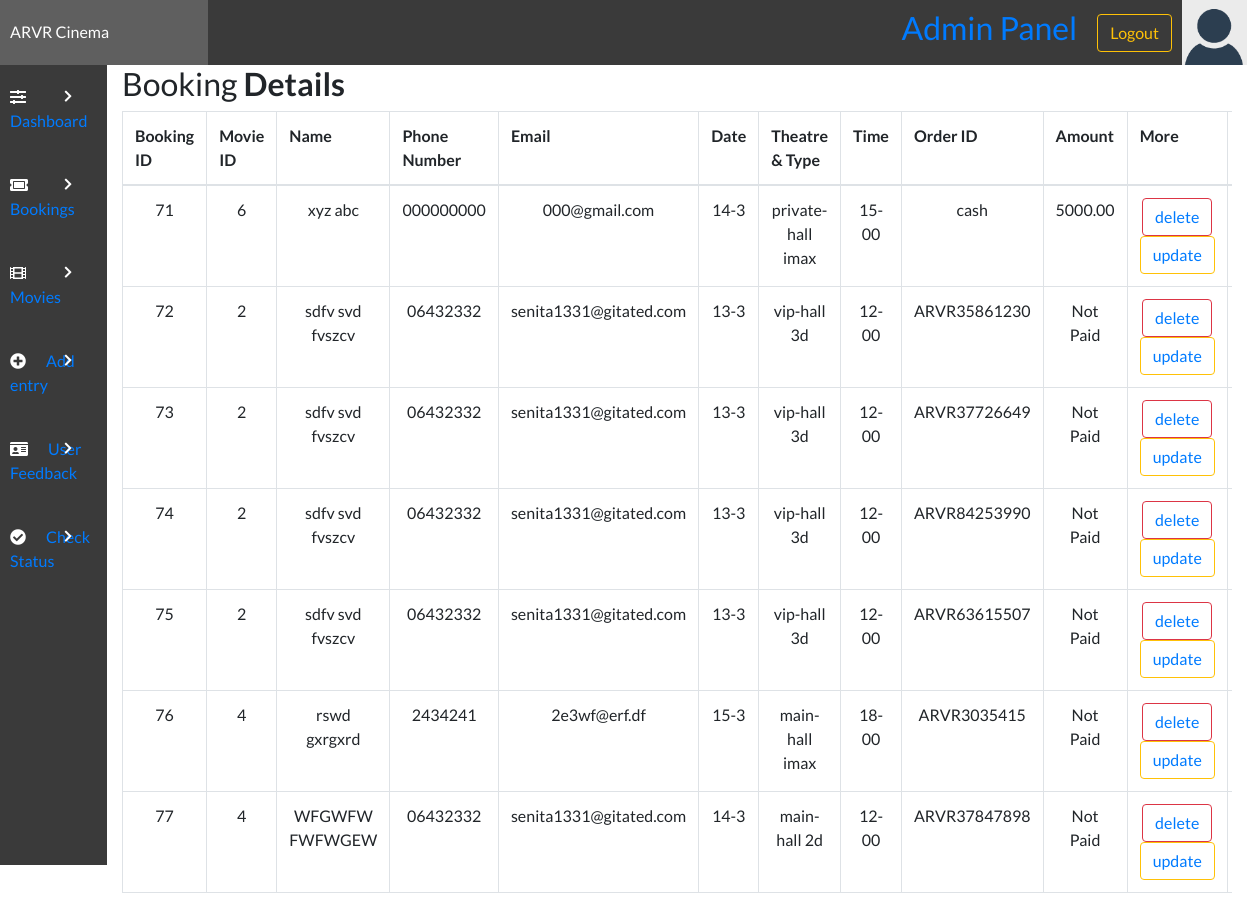
/admin/view.php (signed in), run on the app's committed database.
### tables this page shows
CREATE TABLE `bookingtable` (
  `bookingID` int(11) NOT NULL,
  `movieID` int(11) DEFAULT NULL,
  `bookingTheatre` varchar(100) NOT NULL,
  `bookingType` varchar(100) DEFAULT NULL,
  `bookingDate` varchar(50) NOT NULL,
  `bookingTime` varchar(50) NOT NULL,
  `bookingFName` varchar(100) NOT NULL,
  `bookingLName` varchar(100) DEFAULT NULL,
  `bookingPNumber` varchar(12) NOT NULL,
  `bookingEmail` varchar(255) NOT NULL,
  `amount` varchar(255) NOT NULL,
  `ORDERID` varchar(255) NOT NULL,
  `DATE-TIME` datetime NOT NULL DEFAULT current_timestamp()
);

### admin/view.php (the view, shortened to what this page needs)
<?php
include "config.php";
?>
<!DOCTYPE html>
<html lang="en">
<head>
    <link rel="stylesheet" href="../style/styles.css">
    <link rel="stylesheet" href="https://use.fontawesome.com/releases/v5.7.2/css/all.css">
    <link rel="stylesheet" href="https://cdnjs.cloudflare.com/ajax/libs/twitter-bootstrap/4.5.2/css/bootstrap.css">
    <link rel="stylesheet" href="https://cdn.datatables.net/1.10.22/css/dataTables.bootstrap4.min.css">
    <link rel="stylesheet" href="https://maxcdn.bootstrapcdn.com/bootstrap/4.0.0/css/bootstrap.min.css">
</head>
<body>
    <?php include('header.php'); ?>
    <div class="admin-container">
        <?php include('sidebar.php'); ?>
        <div class="container-lg">
            <div class="table-responsive">
                <div class="table-wrapper">
                    <div class="table-title">
                        <div class="row">
                            <div class="col-sm-8">
                                <h2>Booking <b>Details</b></h2>
                            </div>
                        </div>
                    </div>
                    <table class="table table-bordered" id="dataTable" width="100%" cellspacing="0">
                        <tr>
                            <th>Booking ID</th>
                            <th>Movie ID</th>
                            <th>Name</th>
                            <th>Phone Number</th>
                            <th>Email</th>
                            <th>Date</th>
                            <th>Theatre & Type</th>
                            <th>Time</th>
                            <th>Order ID</th>
                            <th>Amount</th>
                            <th>More</th>
                        </tr>
                        <tbody>
                            <?php
                            $con = mysqli_connect($host, $user, $password, $dbname);
                            $select = "SELECT * FROM `bookingtable`";
                            $run = mysqli_query($con, $select);
                            while ($row = mysqli_fetch_array($run)) {
                                $bookingid = $row['bookingID'];
                                $movieID = $row['movieID'];
                                $bookingFName = $row['bookingFName'];
                                $bookingLName = $row['bookingLName'];
                                $mobile = $row['bookingPNumber'];
                                $email = $row['bookingEmail'];
                                $date = $row['bookingDate'];
                                $theatre = $row['bookingTheatre'];
                                $type = $row['bookingType'];
                                $time = $row['bookingTime'];
                                $ORDERID = $row['ORDERID'];
                                $amount = $row['amount'];
                            ?>
                                <tr align="center">
                                <td><?php echo $bookingid; ?></td>
                                    <td><?php echo $movieID; ?></td>
                                    <td><?php echo $bookingFName . ' ' . $bookingLName; ?></td>
                                    <td><?php echo $mobile; ?></td>
                                    <td><?php echo $email; ?></td>
                                    <td><?php echo $date; ?></td>
                                    <td><?php echo $theatre . ' ' . $type; ?></td>
                                    <td><?php echo $time; ?></td>
                                    <td><?php echo $ORDERID; ?></td>
                                    <td><?php echo $amount; ?></td>
                                    <td><button type="submit" type="button" class="btn btn-outline-danger"><?php echo  "<a href='deleteBooking.php?id=" . $row['bookingID'] . "' >delete</a>"; ?></button><button name="update"  type="submit" onclick="" type="button" class="btn btn-outline-warning"><?php echo  "<a href='editBooking.php?id=" . $row['bookingID'] . "'>update</a>"; ?></button></td>
                                    <td></td>
                                </tr>
                            <?php }
                            ?>
                        </tbody>
                    </table>
                </div>
            </div>
        </div>
    </div>
</body>
</html>

### admin/header.php (shortened to what this page needs)
<div class="admin-section-header">
    <div class="admin-logo">
        ARVR Cinema
    </div>
    <div class="admin-login-info">
        <div style="padding: 0 20px;">
            <h2><a href="#">Admin Panel</a></h2>
        </div>
        <form method='post' action="">
            <input type="submit" value="Logout" class="btn btn-outline-warning" name="but_logout">
        </form>
        <img class="admin-user-avatar" src="../img/avatar.png" alt="">
    </div>
</div>

### admin/sidebar.php
<div class="admin-section admin-section1">
    <ul>
        <li><i class="fas fa-sliders-h"></i><a href="admin.php">Dashboard </a><i class="fas admin-dropdown fa-chevron-right"></i></li>
        <li><i class="fas fa-ticket-alt"></i><a href="view.php">Bookings</a> <i class="fas admin-dropdown fa-chevron-right"></i></li>
        <li><i class="fas fa-film"></i><a href="addmovie.php">Movies</a> <i class="fas admin-dropdown fa-chevron-right"></i></a></li>
        <li><i class="fas fa-plus-circle"></i><a href="add.php">Add entry</a> <i class="fas admin-dropdown fa-chevron-right"></i></a></li>
        <li><i class="fas fa-id-card"></i><a href="contactus.php">User Feedback</a> <i class="fas admin-dropdown fa-chevron-right"></i></a></li>
        <li><i class="fa fa-check-circle"></i><a href="../TxnStatus.php" target="_blank">Check Status</a> <i class="fas admin-dropdown fa-chevron-right"></i></a></li>
    </ul>
</div>

### style/styles.css (style rules this page uses)
* { margin: 0; padding: 0; box-sizing: border-box; font-family: "Lato", sans-serif; text-decoration: none; color: unset; }
.admin-dropdown { float: right; font-style: normal; margin-left: 3px; font-size: 13px; position: absolute; right: 15px; top: 25px; margin: 0; }
.admin-section-header { color: #fff; width: 100%; background-color: #3a3a3a; display: grid; grid-template-columns: 1fr 5fr; }
.admin-user-avatar { width: 65px; }
.admin-login-info { display: flex; align-items: center; justify-content: flex-end; }
.admin-login-info img { margin-left: 10px; }
.admin-logo { padding: 20px 10px; background-color: #5f5f5f; }
.admin-container { display: grid; grid-template-columns: 1fr 5fr; }
.admin-section1 { background-color: #3a3a3a; height: 100vh; }
.admin-section1 ul li { width: 100%; padding: 20px 10px; background-color: #3a3a3a; color: #fff; transition: all 0.3s ease; position: relative; cursor: pointer; }
.admin-section1 ul li i { margin-right: 20px; }

### data on the page
bookingtable: bookingID "71", movieID "6", bookingFName "xyz", bookingLName "abc", bookingPNumber "000000000", bookingEmail "000@gmail.com", bookingDate "14-3", bookingTheatre "private-hall", bookingType "imax", bookingTime "15-00", ORDERID "cash", amount "5000.00"
bookingtable: bookingID "72", movieID "2", bookingFName "sdfv svd", bookingLName "fvszcv", bookingPNumber "06432332", bookingEmail "senita1331@gitated.com", bookingDate "13-3", bookingTheatre "vip-hall", bookingType "3d", bookingTime "12-00", ORDERID "ARVR35861230", amount "Not Paid"
bookingtable: bookingID "73", movieID "2", bookingFName "sdfv svd", bookingLName "fvszcv", bookingPNumber "06432332", bookingEmail "senita1331@gitated.com", bookingDate "13-3", bookingTheatre "vip-hall", bookingType "3d", bookingTime "12-00", ORDERID "ARVR37726649", amount "Not Paid"
bookingtable: bookingID "74", movieID "2", bookingFName "sdfv svd", bookingLName "fvszcv", bookingPNumber "06432332", bookingEmail "senita1331@gitated.com", bookingDate "13-3", bookingTheatre "vip-hall", bookingType "3d", bookingTime "12-00", ORDERID "ARVR84253990", amount "Not Paid"
bookingtable: bookingID "75", movieID "2", bookingFName "sdfv svd", bookingLName "fvszcv", bookingPNumber "06432332", bookingEmail "senita1331@gitated.com", bookingDate "13-3", bookingTheatre "vip-hall", bookingType "3d", bookingTime "12-00", ORDERID "ARVR63615507", amount "Not Paid"
bookingtable: bookingID "76", movieID "4", bookingFName "rswd", bookingLName "gxrgxrd", bookingPNumber "2434241", bookingEmail "2e3wf@erf.df", bookingDate "15-3", bookingTheatre "main-hall", bookingType "imax", bookingTime "18-00", ORDERID "ARVR3035415", amount "Not Paid"
bookingtable: bookingID "77", movieID "4", bookingFName "WFGWFW", bookingLName "FWFWGEW", bookingPNumber "06432332", bookingEmail "senita1331@gitated.com", bookingDate "14-3", bookingTheatre "main-hall", bookingType "2d", bookingTime "12-00", ORDERID "ARVR37847898", amount "Not Paid"
